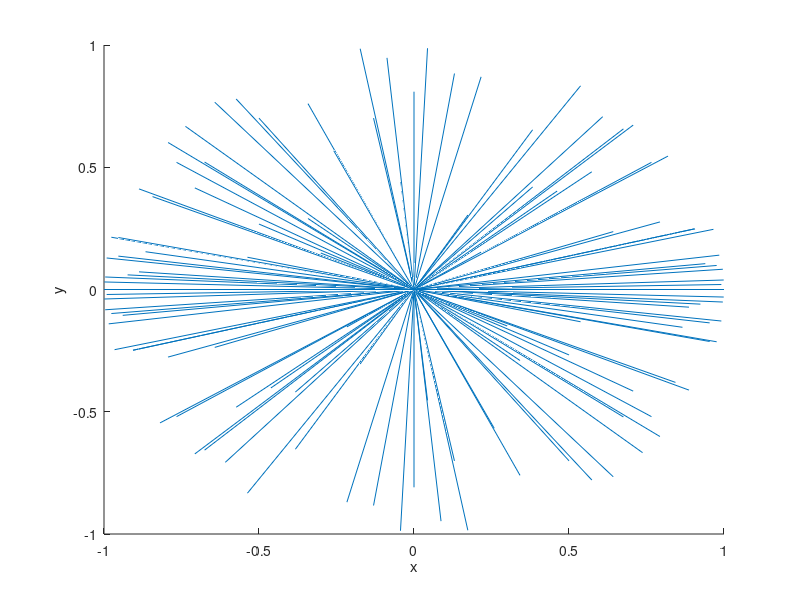

This figure's MATLAB source:
% Radial Sampling script :  how to choose angles for radial sampling
% rotations in 3D

N = 60;
p = [1,0, 0];
doFib=0

angz = deg2rad(137.5);
angy = 0;
angx = 3*pi/N;  % option 1

GRatio = (1+sqrt(5))/2;

%angx = angz;  % option 2

randos = rand(100,1);
close

for n=0:N-1

    if doFib
        angx = 2*pi*n/GRatio;
        angz =  acos(1-2*(n+0.5)/N);
    end

    rotz=[cos(angz*n) -sin(n*angz) 0; 
        sin(n*angz) cos(n*angz) 0 ; 
        0 0 1];
    
    rotx=[1 0 0; 
        0 cos(angx*n) -sin(n*angx); 
        0 sin(n*angx) cos(n*angx)];
    
    roty=[ cos(angy*n) 0 sin(n*angy) ; 
        0 1 0;  
        -sin(n*angy) 0 cos(n*angy) ];
    
    pp = roty*rotx*rotz*p';

    line([pp(1) -pp(1)], [pp(2) -pp(2)], [pp(3) -pp(3)]);
    
    norm(pp);
    
    hold on
    drawnow

end
xlabel('x')
ylabel('y')
zlabel('z')
